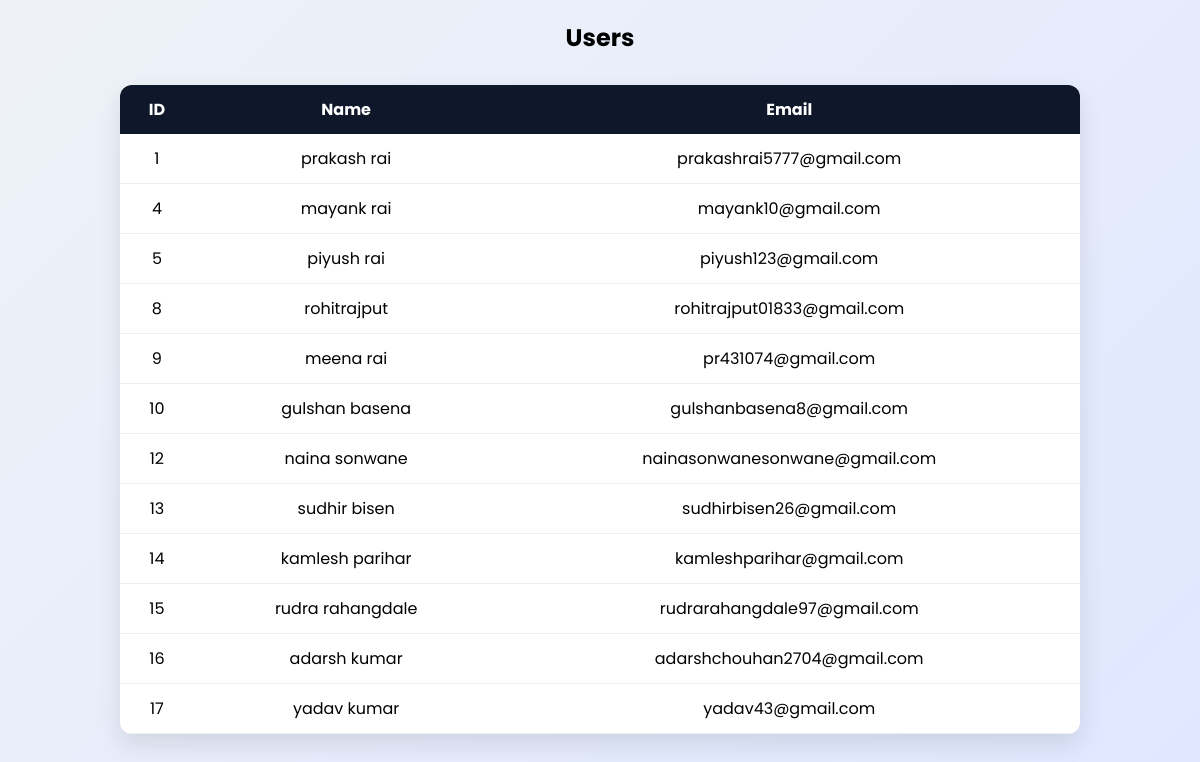
The page /users.php on the database its author committed.
### tables this page shows
CREATE TABLE `user` (
  `id` int(11) NOT NULL,
  `name` varchar(100) NOT NULL,
  `email` varchar(50) NOT NULL,
  `username` varchar(20) NOT NULL,
  `password` varchar(20) NOT NULL
);

### users.php (the view, shortened to what this page needs)
<?php
$conn = mysqli_connect("localhost", "root", "", "cyber_crime");
$result = mysqli_query($conn, "SELECT * FROM user");
?>
<!DOCTYPE html>
<html>
<head>
</head>
<body>
<h2>Users</h2>
<table>
<tr>
    <th>ID</th>
    <th>Name</th>
    <th>Email</th>
</tr>
<?php while($row = mysqli_fetch_assoc($result)) { ?>
<tr>
    <td><?php echo $row['id']; ?></td>
    <td><?php echo $row['name']; ?></td>
    <td><?php echo $row['email']; ?></td>
</tr>
<?php } ?>
</table>
</body>
</html>

### users.php (style rules this page uses)
body { font-family: 'Poppins', sans-serif; margin: 0; background: linear-gradient(135deg, #eef2f7, #e0e7ff); }
h2 { text-align: center; margin-top: 20px; animation: bounceIn 1s ease; }
table { width: 80%; margin: 30px auto; border-collapse: collapse; background: white; border-radius: 12px; overflow: hidden; box-shadow: 0 10px 25px rgba(0,0,0,0.1); animation: fadeInUp 1s ease; }
th { background: #0f172a; color: white; padding: 12px; }
td { padding: 12px; text-align: center; border-bottom: 1px solid #eee; }

### rows shown on the page
user: id "1", name "prakash rai", email "prakashrai5777@gmail.com"
user: id "4", name "mayank rai", email "mayank10@gmail.com"
user: id "5", name "piyush rai", email "piyush123@gmail.com"
user: id "8", name "rohitrajput", email "rohitrajput01833@gmail.com"
user: id "9", name "meena rai", email "pr431074@gmail.com"
user: id "10", name "gulshan basena", email "gulshanbasena8@gmail.com"
user: id "12", name "naina sonwane", email "nainasonwanesonwane@gmail.com"
user: id "13", name "sudhir bisen", email "sudhirbisen26@gmail.com"
user: id "14", name "kamlesh parihar", email "kamleshparihar@gmail.com"
user: id "15", name "rudra rahangdale", email "rudrarahangdale97@gmail.com"
user: id "16", name "adarsh kumar", email "adarshchouhan2704@gmail.com"
user: id "17", name "yadav kumar", email "yadav43@gmail.com"
